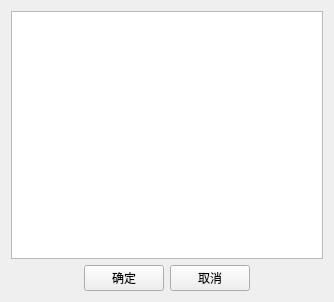
<?xml version="1.0" encoding="UTF-8"?>
<ui version="4.0">
 <class>ListWidget</class>
 <widget class="QWidget" name="ListWidget">
  <property name="geometry">
   <rect>
    <x>0</x>
    <y>0</y>
    <width>334</width>
    <height>302</height>
   </rect>
  </property>
  <property name="windowTitle">
   <string>ListWidget</string>
  </property>
  <layout class="QGridLayout" name="gridLayout">
   <item row="0" column="0">
    <layout class="QVBoxLayout" name="verticalLayout">
     <item>
      <widget class="QListWidget" name="listWidget"/>
     </item>
     <item>
      <layout class="QHBoxLayout" name="horizontalLayout">
       <item>
        <spacer name="horizontalSpacer">
         <property name="orientation">
          <enum>Qt::Horizontal</enum>
         </property>
         <property name="sizeHint" stdset="0">
          <size>
           <width>40</width>
           <height>20</height>
          </size>
         </property>
        </spacer>
       </item>
       <item>
        <widget class="QPushButton" name="pushButton">
         <property name="text">
          <string>确定</string>
         </property>
        </widget>
       </item>
       <item>
        <widget class="QPushButton" name="pushButton_2">
         <property name="text">
          <string>取消</string>
         </property>
        </widget>
       </item>
       <item>
        <spacer name="horizontalSpacer_2">
         <property name="orientation">
          <enum>Qt::Horizontal</enum>
         </property>
         <property name="sizeHint" stdset="0">
          <size>
           <width>40</width>
           <height>20</height>
          </size>
         </property>
        </spacer>
       </item>
      </layout>
     </item>
    </layout>
   </item>
  </layout>
 </widget>
 <layoutdefault spacing="6" margin="11"/>
 <resources/>
 <connections/>
</ui>
